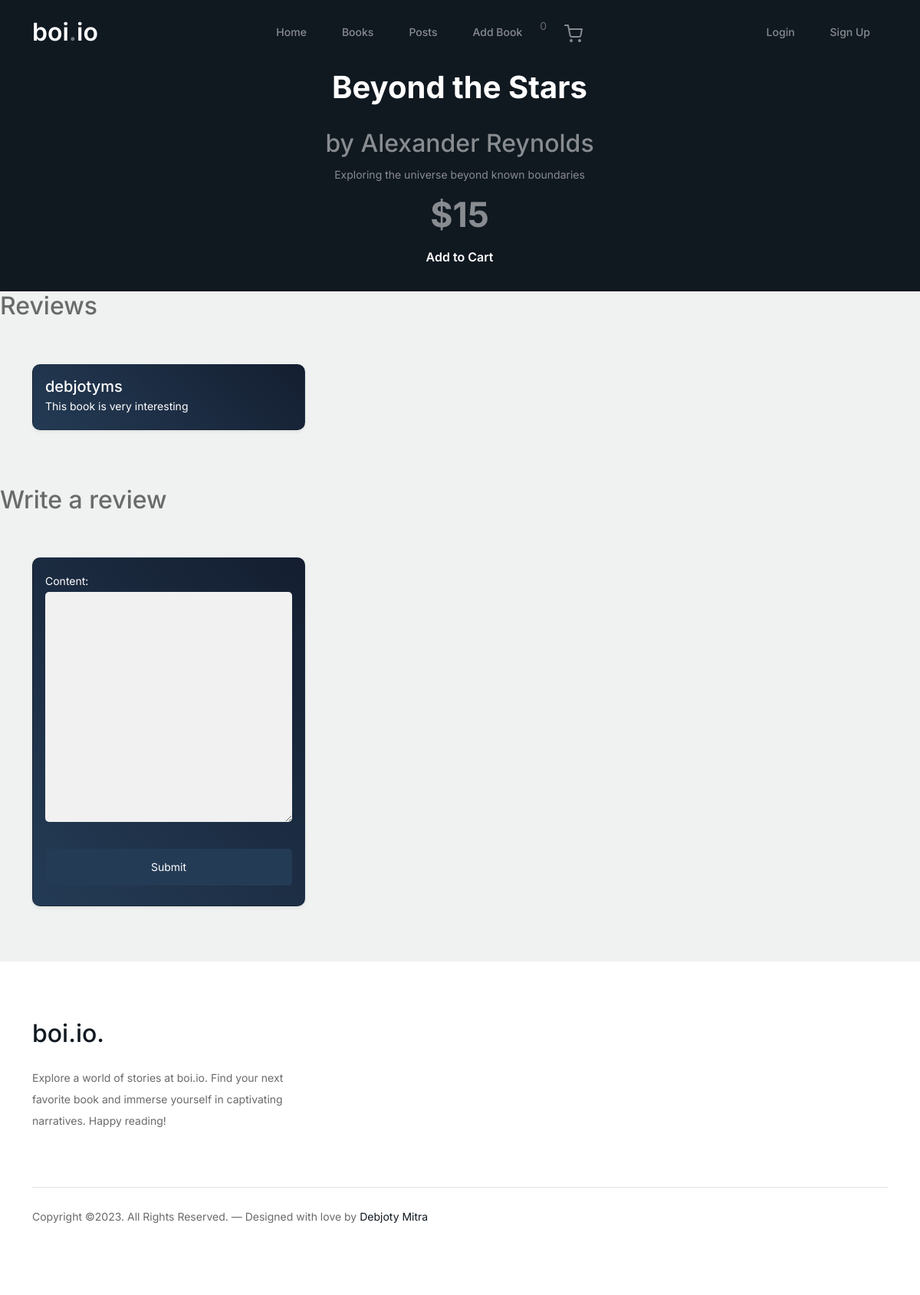
Screenshot of /product/2/ with the database file from the repository.
### accounts/models.py (models this page shows, shortened)
class Book(models.Model):
    title = models.CharField(max_length=100, null=False)
    author = models.CharField(max_length=100, null=False)
    price = models.IntegerField(null=False)
    stock = models.IntegerField(null=False)
    genre = models.CharField(max_length=100, null=False)
    description = models.TextField(null=False)
    isbn = models.IntegerField(unique=True, null=False)

class Review(models.Model):
    user = models.ForeignKey(User, on_delete=models.CASCADE)
    book = models.ForeignKey(Book, on_delete=models.CASCADE)
    content = models.TextField()

### accounts/views.py (the view, shortened to what this page needs)
# urls.py: path('product/<int:book_id>/', views.product, name='product'),
def product(request, book_id):
    book = get_object_or_404(Book, id=book_id)
    reviews = Review.objects.filter(book=book)
    form = ReviewForm()
    return render(request, 'product.html', {'book': book, 'reviews': reviews, 'form': form})

### accounts/forms.py
class ReviewForm(forms.ModelForm):
    class Meta:
        model = Review
        fields = ['content']

### cart/carts.py (called while the page is built)
    def __len__(self):
        return len(list(self.cart.keys()))

### cart/context_processors.py (called while the page is built)
def cart(request):
    return {'cart': Cart(request)}

### accounts/templates/product.html (shortened to what this page needs)
{% extends 'base.html' %}
{% load static %}
{% block content %}
<div class="hero d-flex align-items-center" style="padding-top: 20px; padding-bottom: 20px;">
    <div class="container">
        <div class="row justify-content-center">
            <div class="col-lg-5 text-center">
                <div class="intro-excerpt">
                    <h1>{{ book.title }}</h1>
                    <h2 class="card-title">by {{ book.author }}</h2>
                    <p class="mb-4">{{ book.description }}</p>
                    <p class="small-text">${{ book.price }}</p>
                    <form action="{% url 'add-to-cart' book.id %}" method="POST">
                        <button type="submit" class="btn btn-primary">Add to Cart</button>
                    </form>
                </div>
            </div>
        </div>
    </div>
</div>
<h2>Reviews</h2>
<div class="container py-5">
    <div class="row">
        {% for review in reviews %}
            <div class="col-lg-4 mb-4">
                <div class="card h-100 shadow-sm">
                    <div class="card-body d-flex flex-column">
                        <h5 class="card-title mb-0">{{ review.user.username }}</h5>
                        <p class="card-text mt-auto">{{ review.content }}</p>
                    </div>
                </div>
            </div>
        {% empty %}
            <p>No reviews yet.</p>
        {% endfor %}
    </div>
</div>
<h2>Write a review</h2>
<div class="container py-5">
    <div class="row">
        <div class="col-lg-4 mb-4">
            <div class="card h-100 shadow-sm">
                <div class="card-body d-flex flex-column">
                    <form method="post" class="review-form">
                        {{ form.as_p }}
                        <button type="submit">Submit</button>
                    </form>
                </div>
            </div>
        </div>
    </div>
</div>
{% endblock %}

### static/css/style.css (style rules this page uses)
body { overflow-x: hidden; position: relative; }
body { font-family: "Inter", sans-serif; font-weight: 400; line-height: 28px; color: #6a6a6a; font-size: 14px; background-color: #eff2f1; }
.hero { background: #101820; padding: calc(4rem - 30px) 0 0rem 0; }
@media (min-width: 768px) { .hero { padding: calc(4rem - 30px) 0 4rem 0; } }
@media (min-width: 992px) { .hero { padding: calc(8rem - 30px) 0 8rem 0; } }
.hero .intro-excerpt { position: relative; z-index: 4; }
@media (min-width: 992px) { .hero .intro-excerpt { max-width: 450px; } }
.hero h1 { font-weight: 700; color: #ffffff; margin-bottom: 30px; }
.hero p { color: rgba(255, 255, 255, 0.5); margin-botom: 30px; }
.btn { font-weight: 600; padding: 12px 30px; border-radius: 30px; color: #ffffff; background: #101820; border-color: #101820; }
.btn.btn-primary { background: #101820; border-color: #101820; }
textarea { height: auto !important; }

### templates/base.html (style rules this page uses)
body { padding-top: 70px; }

### accounts/templates/product.html (style rules this page uses)
h2.card-title { color: rgb(136, 140, 144); }
.small-text { font-size: 2.8rem; font-weight: 700; }
.card { transition: transform 0.3s ease; cursor: pointer; border-radius: 10px; position: relative; color: white; background: linear-gradient(45deg , #243b55, #141e30); }
.card::before { content: ""; position: absolute; top: 0; left: 0; width: 100%; height: 100%; background: linear-gradient(45deg, #141e30 , #243b55); z-index: -1; opacity: 0; transition: opacity 0.3s ease; }
.review-form input, .review-form textarea, .review-form button { width: 100%; border: none; padding: 10px; margin-bottom: 10px; border-radius: 5px; }
.review-form input, .review-form textarea { background: #f1f1f1; }
.review-form button { background: #243b55; color: white; cursor: pointer; }

### rows the page displays
Book: title "Beyond the Stars", author "Alexander Reynolds", description "Exploring the universe beyond known boundaries", price "15"
Review: user.username "debjotyms", content "This book is very interesting"

### other values shown
{{ cart|length }} "0"
